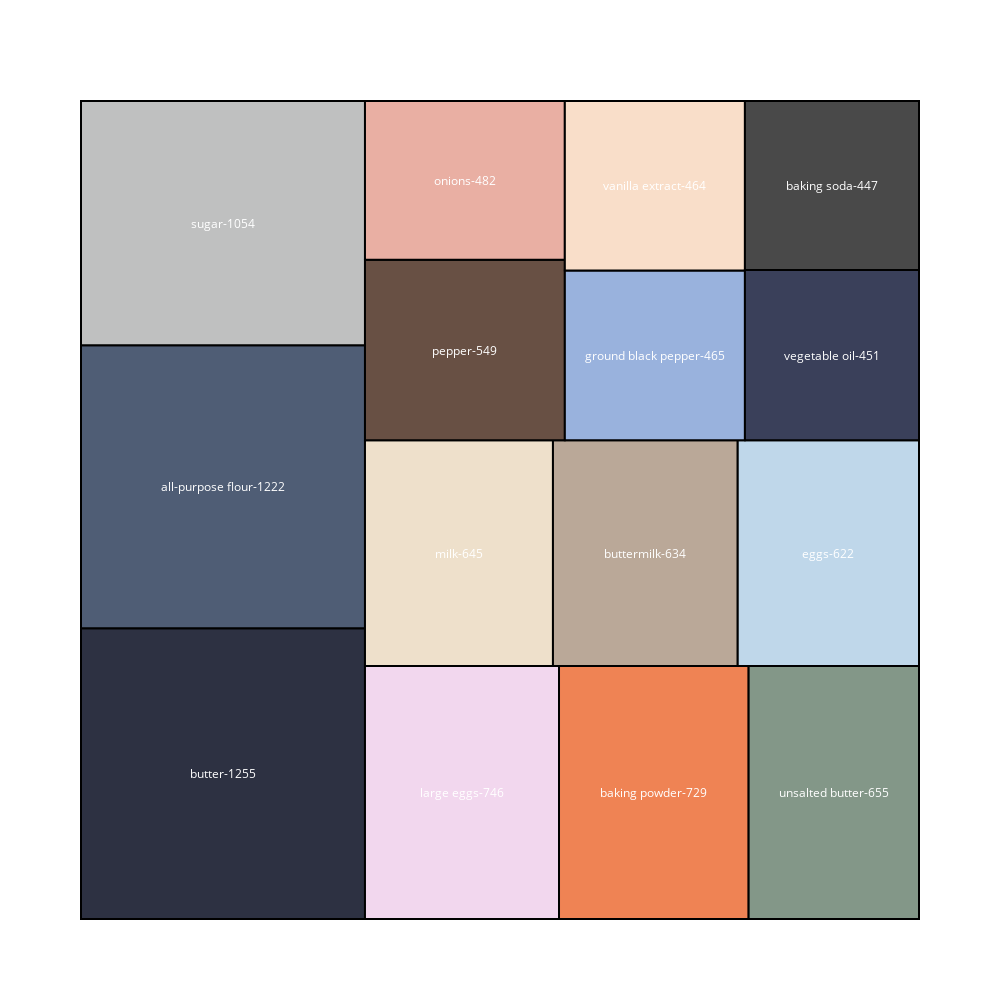

Source (notebook cell):
### Code cell
values= ordered_df
type_list = ordered_df.index
import squarify

x = 0.
y = 0.
width = 50.
height = 50.


normed = squarify.normalize_sizes(values, width, height)
rects = squarify.squarify(normed, x, y, width, height)

# Choose colors from http://colorbrewer2.org/ under "Export"
color_brewer = ['#2D3142','#4F5D75','#BFC0C0','#F2D7EE','#EF8354','#839788','#EEE0CB','#BAA898','#BFD7EA','#685044','#E9AFA3','#99B2DD','#F9DEC9','#3A405A','#494949','#FF5D73','#7C7A7A','#CF5C36','#EFC88B']
shapes = []
annotations = []
counter = 0

for r in rects:
    shapes.append( 
        dict(
            type = 'rect', 
            x0 = r['x'], 
            y0 = r['y'], 
            x1 = r['x']+r['dx'], 
            y1 = r['y']+r['dy'],
            line = dict( width = 2 ),
            fillcolor = color_brewer[counter]
        ) 
    )
    annotations.append(
        dict(
            x = r['x']+(r['dx']/2),
            y = r['y']+(r['dy']/2),
            text = "{}-{}".format(type_list[counter], values[counter]),
            showarrow = False
        )
    )
    counter = counter + 1
    if counter >= len(color_brewer):
        counter = 0

# For hover text
trace0 = go.Scatter(
    x = [ r['x']+(r['dx']/2) for r in rects ], 
    y = [ r['y']+(r['dy']/2) for r in rects ],
    text = [ str(v) for v in values ], 
    mode = 'text',
)
        
layout = dict(
    height=1000, 
    width=1000,
    xaxis=dict(showgrid=False,zeroline=False),
    yaxis=dict(showgrid=False,zeroline=False),
    shapes=shapes,
    annotations=annotations,
    hovermode='closest',
    font=dict(color="#FFFFFF")
)

# With hovertext
figure = dict(data=[trace0], layout=layout)
iplot(figure, filename='squarify-treemap')

### Figure 1 — Plotly figure (JSON) as saved in the notebook; plotly's stock layout.template omitted (floating-point values rounded to 4 significant figures)
{"data": [{"mode": "text", "text": ["1255", "1222", "1054", "746", "729", "655", "645", "634", "622", "549", "482", "465", "464", "451", "447"], "type": "scatter", "uid": "20329528-b45c-4538-9daf-c14632fc457a", "x": [8.472, 8.472, 8.472, 22.73, 34.18, 44.92, 22.55, 33.67, 44.59, 22.91, 22.91, 34.24, 34.24, 44.81, 44.81], "y": [8.886, 26.42, 42.54, 7.73, 7.73, 7.73, 22.36, 22.36, 22.36, 34.78, 45.15, 34.45, 44.82, 34.47, 44.84]}], "layout": {"annotations": [{"showarrow": false, "text": "butter-1255", "x": 8.472, "y": 8.886}, {"showarrow": false, "text": "all-purpose flour-1222", "x": 8.472, "y": 26.42}, {"showarrow": false, "text": "sugar-1054", "x": 8.472, "y": 42.54}, {"showarrow": false, "text": "large eggs-746", "x": 22.73, "y": 7.73}, {"showarrow": false, "text": "baking powder-729", "x": 34.18, "y": 7.73}, {"showarrow": false, "text": "unsalted butter-655", "x": 44.92, "y": 7.73}, {"showarrow": false, "text": "milk-645", "x": 22.55, "y": 22.36}, {"showarrow": false, "text": "buttermilk-634", "x": 33.67, "y": 22.36}, {"showarrow": false, "text": "eggs-622", "x": 44.59, "y": 22.36}, {"showarrow": false, "text": "pepper-549", "x": 22.91, "y": 34.78}, {"showarrow": false, "text": "onions-482", "x": 22.91, "y": 45.15}, {"showarrow": false, "text": "ground black pepper-465", "x": 34.24, "y": 34.45}, {"showarrow": false, "text": "vanilla extract-464", "x": 34.24, "y": 44.82}, {"showarrow": false, "text": "vegetable oil-451", "x": 44.81, "y": 34.47}, {"showarrow": false, "text": "baking soda-447", "x": 44.81, "y": 44.84}], "font": {"color": "#FFFFFF"}, "height": 1000, "hovermode": "closest", "shapes": [{"fillcolor": "#2D3142", "line": {"width": 2}, "type": "rect", "x0": 0, "x1": 16.94, "y0": 0, "y1": 17.77}, {"fillcolor": "#4F5D75", "line": {"width": 2}, "type": "rect", "x0": 0, "x1": 16.94, "y0": 17.77, "y1": 35.08}, {"fillcolor": "#BFC0C0", "line": {"width": 2}, "type": "rect", "x0": 0, "x1": 16.94, "y0": 35.08, "y1": 50.0}, {"fillcolor": "#F2D7EE", "line": {"width": 2}, "type": "rect", "x0": 16.94, "x1": 28.52, "y0": 0, "y1": 15.46}, {"fillcolor": "#EF8354", "line": {"width": 2}, "type": "rect", "x0": 28.52, "x1": 39.83, "y0": 0, "y1": 15.46}, {"fillcolor": "#839788", "line": {"width": 2}, "type": "rect", "x0": 39.83, "x1": 50, "y0": 0, "y1": 15.46}, {"fillcolor": "#EEE0CB", "line": {"width": 2}, "type": "rect", "x0": 16.94, "x1": 28.16, "y0": 15.46, "y1": 29.26}, {"fillcolor": "#BAA898", "line": {"width": 2}, "type": "rect", "x0": 28.16, "x1": 39.18, "y0": 15.46, "y1": 29.26}, {"fillcolor": "#BFD7EA", "line": {"width": 2}, "type": "rect", "x0": 39.18, "x1": 50.0, "y0": 15.46, "y1": 29.26}, {"fillcolor": "#685044", "line": {"width": 2}, "type": "rect", "x0": 16.94, "x1": 28.87, "y0": 29.26, "y1": 40.3}, {"fillcolor": "#E9AFA3", "line": {"width": 2}, "type": "rect", "x0": 16.94, "x1": 28.87, "y0": 40.3, "y1": 50}, {"fillcolor": "#99B2DD", "line": {"width": 2}, "type": "rect", "x0": 28.87, "x1": 39.61, "y0": 29.26, "y1": 39.64}, {"fillcolor": "#F9DEC9", "line": {"width": 2}, "type": "rect", "x0": 28.87, "x1": 39.61, "y0": 39.64, "y1": 50}, {"fillcolor": "#3A405A", "line": {"width": 2}, "type": "rect", "x0": 39.61, "x1": 50, "y0": 29.26, "y1": 39.67}, {"fillcolor": "#494949", "line": {"width": 2}, "type": "rect", "x0": 39.61, "x1": 50, "y0": 39.67, "y1": 50}], "width": 1000, "xaxis": {"showgrid": false, "zeroline": false}, "yaxis": {"showgrid": false, "zeroline": false}}}
